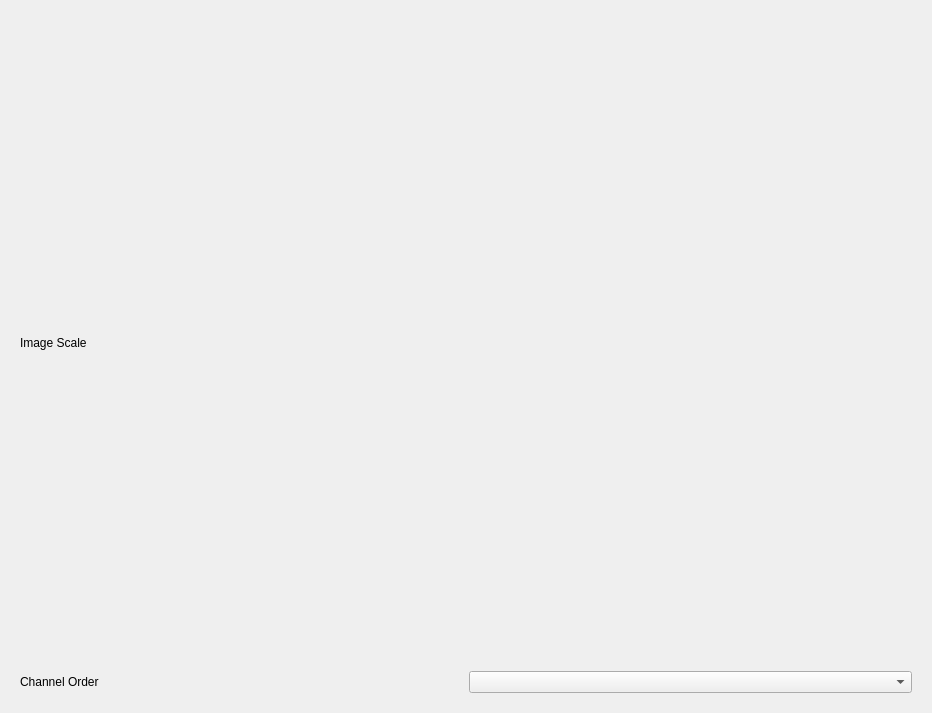
<?xml version="1.0" encoding="UTF-8"?>
<ui version="4.0">
 <class>form</class>
 <widget class="QWidget" name="form">
  <property name="geometry">
   <rect>
    <x>0</x>
    <y>0</y>
    <width>932</width>
    <height>713</height>
   </rect>
  </property>
  <property name="sizePolicy">
   <sizepolicy hsizetype="Preferred" vsizetype="Minimum">
    <horstretch>0</horstretch>
    <verstretch>0</verstretch>
   </sizepolicy>
  </property>
  <property name="windowTitle">
   <string>Form</string>
  </property>
  <layout class="QVBoxLayout" name="verticalLayout">
   <item>
    <widget class="QWidget" name="main_widget" native="true">
     <layout class="QGridLayout" name="gridLayout_3">
      <item row="1" column="1">
       <widget class="QComboBox" name="channel_order_combobox"/>
      </item>
      <item row="1" column="0">
       <widget class="QLabel" name="label_2">
        <property name="sizePolicy">
         <sizepolicy hsizetype="Preferred" vsizetype="Minimum">
          <horstretch>0</horstretch>
          <verstretch>0</verstretch>
         </sizepolicy>
        </property>
        <property name="text">
         <string>Channel Order</string>
        </property>
       </widget>
      </item>
      <item row="0" column="0">
       <widget class="QLabel" name="label">
        <property name="sizePolicy">
         <sizepolicy hsizetype="Preferred" vsizetype="Minimum">
          <horstretch>0</horstretch>
          <verstretch>0</verstretch>
         </sizepolicy>
        </property>
        <property name="text">
         <string>Image Scale</string>
        </property>
       </widget>
      </item>
     </layout>
    </widget>
   </item>
  </layout>
 </widget>
 <resources/>
 <connections/>
</ui>
